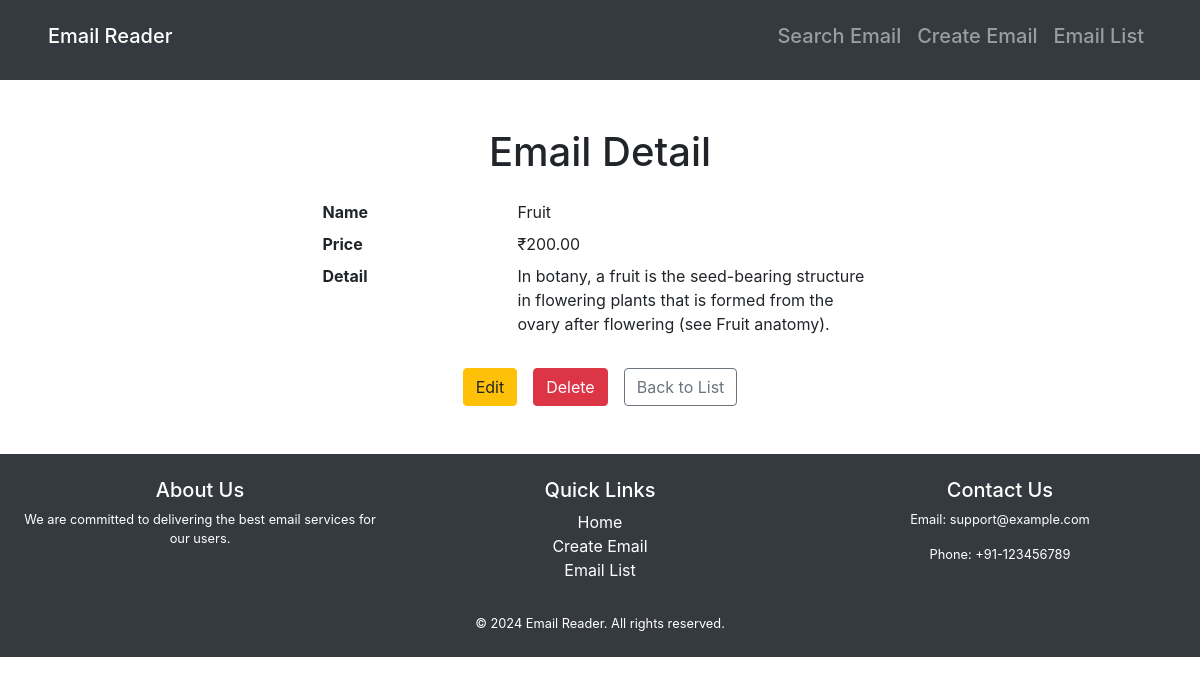
Screenshot of /emails/3/ with the database file from the repository.
### email_reader/models.py (models this page shows, shortened)
class EmailData(models.Model):
    email_id = models.EmailField(unique=True)
    name = models.CharField(max_length=255)
    price = models.DecimalField(max_digits=10, decimal_places=2)
    detail = models.TextField()

### email_reader/views.py (the view)
# urls.py: path('emails/<int:pk>/', views.email_detail, name='email_detail'),
def email_detail(request, pk):
    email = get_object_or_404(EmailData, pk=pk)
    return render(request, 'email_reader/email_detail.html', {'email': email})

### email_reader/templates/email_reader/email_detail.html (shortened to what this page needs)
{% extends 'email_reader/base.html' %}
{% block content %}
<div class="container-fluid my-4">
    <div class="row justify-content-center">
        <div class="col-12 col-md-8 col-lg-6">
            <h1 class="text-center mb-4">Email Detail</h1>
            <dl class="row">
                <dt class="col-sm-4">Name</dt>
                <dd class="col-sm-8">{{ email.name }}</dd>
                <dt class="col-sm-4">Price</dt>
                <dd class="col-sm-8">₹{{ email.price }}</dd>
                <dt class="col-sm-4">Detail</dt>
                <dd class="col-sm-8">{{ email.detail }}</dd>
            </dl>
            <div class="d-flex justify-content-center mt-4">
                <a href="{% url 'email_update' email.pk %}" class="btn btn-warning mx-2">Edit</a>
                <a href="{% url 'email_delete' email.pk %}" class="btn btn-danger mx-2">Delete</a>
                <a href="{% url 'email_list' %}" class="btn btn-outline-secondary mx-2">Back to List</a>
            </div>
        </div>
    </div>
</div>
{% endblock %}

### rows the page displays
EmailData: name "Fruit", price "200.00", detail "In botany, a fruit is the seed-bearing structure in flowering plants that is formed from the ovary after flowering (see Fruit anatomy)."
